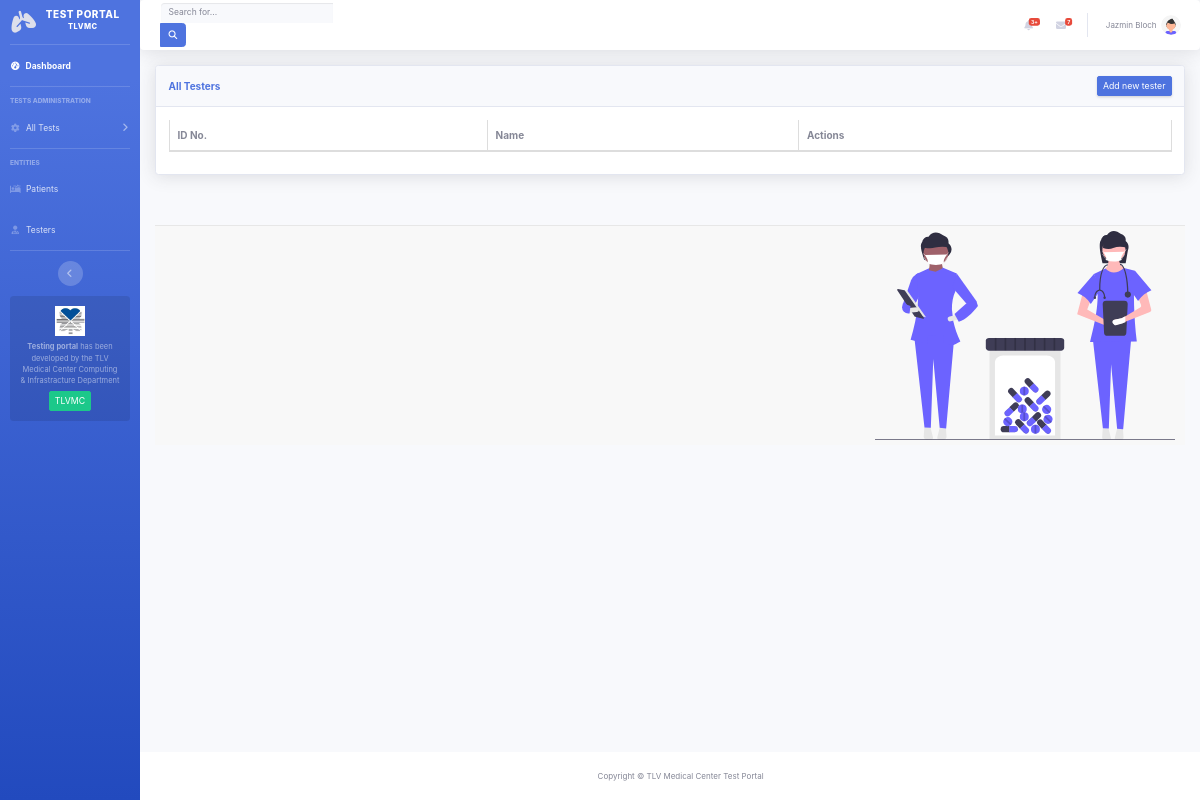
/Beryllium/testers, run on an earlier commit of the app's database.
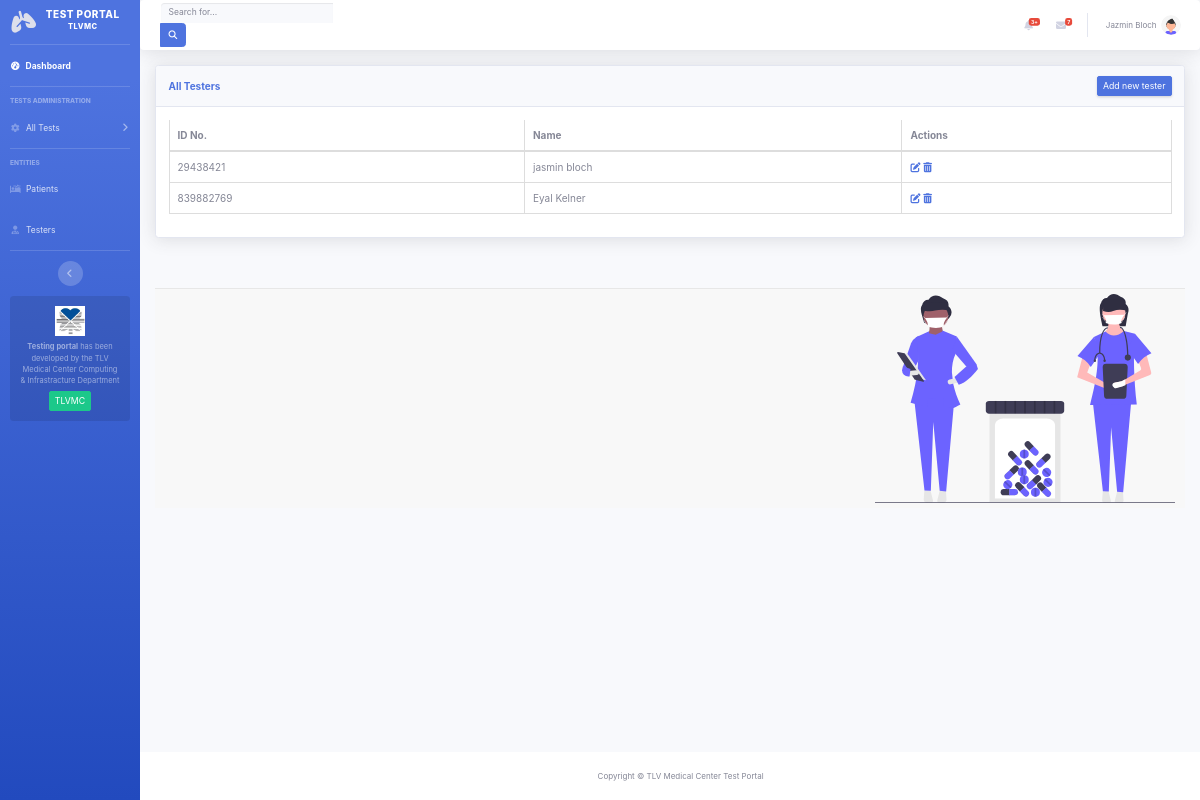
And on a later commit of the database.
### Beryllium/models.py (models this page shows)
class Tester (models.Model):
    id = models.CharField(max_length=12, primary_key=True)
    first_name = models.CharField(max_length=200)
    last_name = models.CharField(max_length=200)
    def __str__(self):
        return self.first_name + " " + self.last_name

### Beryllium/views.py (the view)
# urls.py: path('Beryllium/testers', testersView),
def testersView(request):
    template = "Beryllium/testers.html"
    context = {'testers':Tester.objects.all()}
    return render(request,template,context)

### Beryllium/templates/Beryllium/testers.html (shortened to what this page needs)
{% extends "../base_site.html" %}
    {%load static%}
    {% load crispy_forms_tags %}
{%block imports%}
<link href="{%static 'node_modules/datatables/dataTables.bootstrap4.min.css'%}" rel="stylesheet">
{%endblock%}
{%block content%}
<div class="row">
    <div class="col">
        <div class="card shadow mb-4">
            <div
            class="card-header py-3 d-flex flex-row align-items-center justify-content-between">
            <h6 class="m-0 font-weight-bold text-primary">All Testers</h6>
            <button class="d-none d-sm-inline-block btn btn-sm btn-primary shadow-sm">Add new tester</button>
            </div>
            <div class="card-body">
                <div class="table-responsive">
                        <table id="testers" class="table table-bordered">
                            <thead>
                            <tr>
                            <th>ID No.</th><th>Name</th><th>Actions</th>
                            </tr>
                            </thead>
                            <tbody>
                                {%for p in testers%}
                                <tr>
                                    <td>{{p.id}}</td><td>{{p}}</td><td><a class="edit" title="Edit" data-toggle="tooltip"><i class="fas fa-edit"></i></a>
                                        <a class="delete" title="Delete" data-toggle="tooltip"><i class="fas fa-trash-alt"></i></a></td>
                                </tr>
                                {%endfor%}
                            </tbody>
                        </table>
                </div>
            </div>
        </div>
    </div>
</div>
<br>
<footer class="sticky-footer ">
    <div class="navbar navbar-default navbar-fixed-bottom">
        <ul class="navbar-nav ml-auto">
        <img src="{%static 'vectors/undrawTesters.svg'%}" width="300px"alt="">
        </ul>
    </div>
</footer>
{%endblock%}

What changed in the data, as far as the page shows it:
added Tester: id "29438421", first_name+last_name "jasmin bloch"
added Tester: id "839882769", first_name+last_name "Eyal Kelner"
